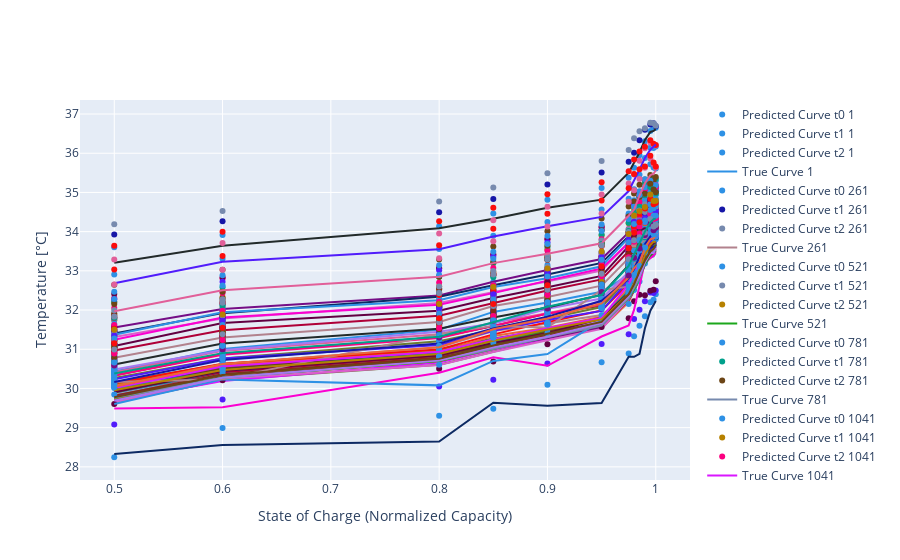

The code cell stored with this chart in its notebook:
### Code cell
fig = go.Figure()
for i in range(0, len(datasets["X_test"]), batch_size * skip):
    df_true = pd.DataFrame(datasets["y_test"][i : i + batch_size][:, 0, 1])
    for j in range(nf_steps):
        df_pred = pd.DataFrame(model.predict(datasets["X_test"][i : i + batch_size], verbose=0)[:, j, 1])
        fig.add_trace(
            go.Scatter(
                x=REFERENCE_CAPACITIES[-batch_size:],
                y=df_pred[0].values*(TEMPERATURE_MAX - TEMPERATURE_MIN) + TEMPERATURE_MIN,
                showlegend=True,
                mode="markers",
                name = f"Predicted Curve t%d {i+1}"%j,
                marker_color=pallete[int((1.5*j)*(i//skip))]
            )
        )
    
    fig.add_trace(
        go.Scatter(
            x=REFERENCE_CAPACITIES[-batch_size:],
            y=df_true[0].values*(TEMPERATURE_MAX - TEMPERATURE_MIN) + TEMPERATURE_MIN,
            showlegend=True,
            mode="lines",
            name = f"True Curve {i+1}",
            line_color=pallete[i//skip]
        )
    )

fig.update_yaxes(title="Temperature [°C]")
fig.update_xaxes(title="State of Charge (Normalized Capacity)")
fig.update_layout(height=500)
